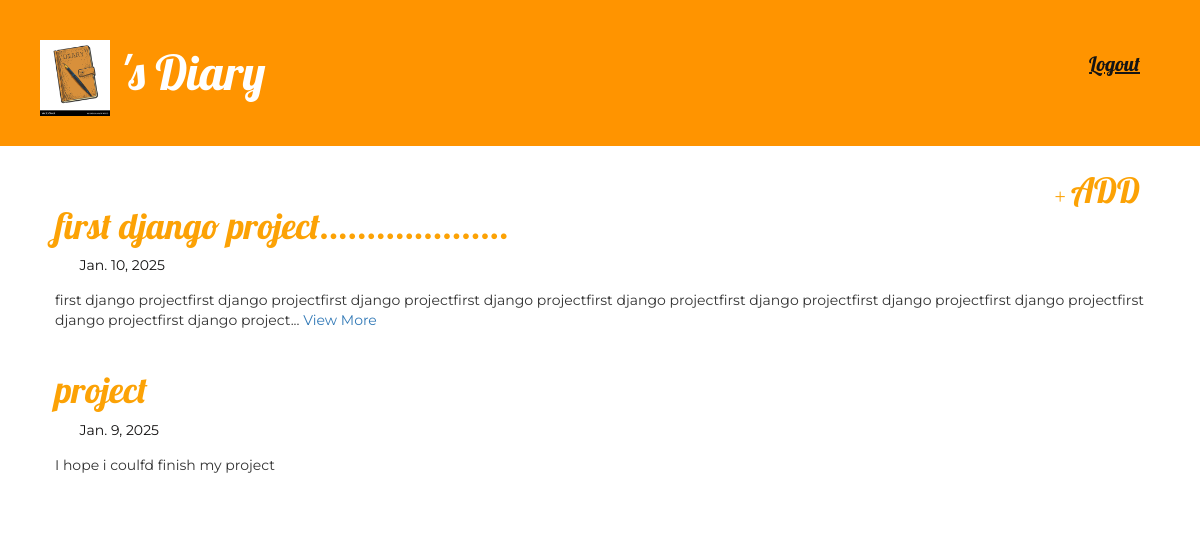
The app's page / (signed in) with its own data.
### diary_app/models.py (models this page shows, shortened)
class Post(models.Model):
    WEATHER_CHOICES = (
        ('Sunny', 'Sunny'),
        ('Windy', 'Windy'),
        ('Rainy', 'Rainy'),
        ('Snowy', 'Snowy'),
        ('Foggy', 'Foggy'),
        ('Cloudy', 'Cloudy'),
        ('Stormy', 'Stormy'),
    )
    MOOD_CHOICES = (
        ('HAPPY', 'Happy'),
        ('SAD', 'Sad'),
        ('EXCITED', 'Excited'),
        ('FURIOUS', 'Furious'),
        ('DEPRESSED', 'Depressed'),
        ('EXHAUSTED', 'Exhausted'),
        ('FRIGHTENED', 'Frightened'),
        ('RELAXED', 'Relaxed'),
        ('SURPRISED', 'Surprised'),
        ('ANGRY', 'Angry'),
        ('NERVOUS', 'Nervous'),
        ('LONELY', 'Lonely'),
        ('JEALOUS', 'Jealous'),
        ('SHY', 'Shy'),
        ('UPSET', 'Upset'),
        ('DISGUSTED', 'Disgusted'),
    )
    date = models.DateField(default=date.today)
    weather = models.CharField(max_length=20, choices=WEATHER_CHOICES, default='Sunny')
    mood = MultiSelectField(choices=MOOD_CHOICES)
    author = models.ForeignKey('auth.User', on_delete=models.CASCADE)
    title = models.CharField(max_length=200)
    text = models.TextField()
    class Meta:
        ordering = ['-date']

### diary_app/views.py (the view)
# urls.py: path('', views.post_list, name='post-list'),
@login_required(login_url="login")
def post_list(request):
    posts = Post.objects.filter(author=request.user).order_by('-date')
    if not posts:
        messages.warning(request, "You haven't posted anything yet.")
    return render(request, 'post_list.html', {'posts': posts})

### templates/post_list.html (shortened to what this page needs)
{% extends 'base.html' %}
{% block content %}
{% for post in posts %}
<div class="post_list">
    <h1><a href="{% url 'post-detail' pk=post.pk %}">{{ post.title }}</a></h1>
    <div class="date"><span class="glyphicon glyphicon-calendar"></span> {{ post.date }}</div>
    <p>
        {% if post.text|length > 200 %}
            {{ post.text|slice:":200" }}...
            <a href="{% url 'post-detail' pk=post.pk %}">View More</a>
        {% else %}
            {{ post.text|linebreaksbr }}
        {% endif %}
    </p>
</div>
{% endfor %}
{% endblock %}

### static/css/diary.css (style rules this page uses)
h1 { color: #000000; }
h1, h2, h3, h4 { font-family: 'Lobster', cursive; }
.date, .weather, .mood { font-family: 'Montserrat', sans-serif; color: #131212; }
.post_list { margin-top: 30px; margin-bottom: 40px; }
.post_list div { margin-bottom:15px; margin-left: 10px; }
.post_list h1 a, .post_list h1 a:hover, .post_list h1 a:visited { color: #FCA205; }
p { font-family: 'Montserrat', sans-serif; }

### records on screen
Post: title "first django project....................", date "Jan. 10, 2025", text "first django projectfirst django projectfirst django projectfirst django projectfirst django projectfirst django projectfirst django projectfirst django projectfirst django projectfirst django project"
Post: title "project", date "Jan. 9, 2025", text "I hope i coulfd finish my project"
